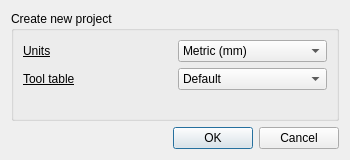
<?xml version="1.0" encoding="UTF-8"?>
<ui version="4.0">
 <class>NewProjectDialog</class>
 <widget class="QDialog" name="NewProjectDialog">
  <property name="geometry">
   <rect>
    <x>0</x>
    <y>0</y>
    <width>350</width>
    <height>160</height>
   </rect>
  </property>
  <property name="minimumSize">
   <size>
    <width>350</width>
    <height>160</height>
   </size>
  </property>
  <property name="maximumSize">
   <size>
    <width>350</width>
    <height>160</height>
   </size>
  </property>
  <property name="windowTitle">
   <string>Dialog</string>
  </property>
  <layout class="QVBoxLayout" name="verticalLayout">
   <item>
    <widget class="QGroupBox" name="groupBox">
     <property name="toolTip">
      <string>Creates a new empty project and closes the current one.</string>
     </property>
     <property name="title">
      <string>Create new project</string>
     </property>
     <layout class="QVBoxLayout" name="verticalLayout_2">
      <item>
       <layout class="QGridLayout" name="gridLayout">
        <item row="0" column="0">
         <widget class="QLabel" name="label_26">
          <property name="font">
           <font>
            <underline>true</underline>
           </font>
          </property>
          <property name="text">
           <string>Units</string>
          </property>
         </widget>
        </item>
        <item row="0" column="1">
         <widget class="QComboBox" name="unitsComboBox">
          <item>
           <property name="text">
            <string>Metric (mm)</string>
           </property>
          </item>
          <item>
           <property name="text">
            <string>Imperial (in)</string>
           </property>
          </item>
         </widget>
        </item>
        <item row="1" column="0">
         <widget class="QLabel" name="label_28">
          <property name="font">
           <font>
            <underline>true</underline>
           </font>
          </property>
          <property name="text">
           <string>Tool table</string>
          </property>
         </widget>
        </item>
        <item row="1" column="1">
         <widget class="QComboBox" name="toolTableComboBox">
          <item>
           <property name="text">
            <string>Default</string>
           </property>
          </item>
          <item>
           <property name="text">
            <string>Current</string>
           </property>
          </item>
          <item>
           <property name="text">
            <string>Empty</string>
           </property>
          </item>
         </widget>
        </item>
       </layout>
      </item>
      <item>
       <spacer name="verticalSpacer">
        <property name="orientation">
         <enum>Qt::Vertical</enum>
        </property>
        <property name="sizeHint" stdset="0">
         <size>
          <width>17</width>
          <height>157</height>
         </size>
        </property>
       </spacer>
      </item>
     </layout>
    </widget>
   </item>
   <item>
    <widget class="QDialogButtonBox" name="buttonBox">
     <property name="orientation">
      <enum>Qt::Horizontal</enum>
     </property>
     <property name="standardButtons">
      <set>QDialogButtonBox::Cancel|QDialogButtonBox::Ok</set>
     </property>
    </widget>
   </item>
  </layout>
 </widget>
 <resources/>
 <connections>
  <connection>
   <sender>buttonBox</sender>
   <signal>accepted()</signal>
   <receiver>NewProjectDialog</receiver>
   <slot>accept()</slot>
   <hints>
    <hint type="sourcelabel">
     <x>248</x>
     <y>254</y>
    </hint>
    <hint type="destinationlabel">
     <x>157</x>
     <y>274</y>
    </hint>
   </hints>
  </connection>
  <connection>
   <sender>buttonBox</sender>
   <signal>rejected()</signal>
   <receiver>NewProjectDialog</receiver>
   <slot>reject()</slot>
   <hints>
    <hint type="sourcelabel">
     <x>316</x>
     <y>260</y>
    </hint>
    <hint type="destinationlabel">
     <x>286</x>
     <y>274</y>
    </hint>
   </hints>
  </connection>
 </connections>
</ui>
